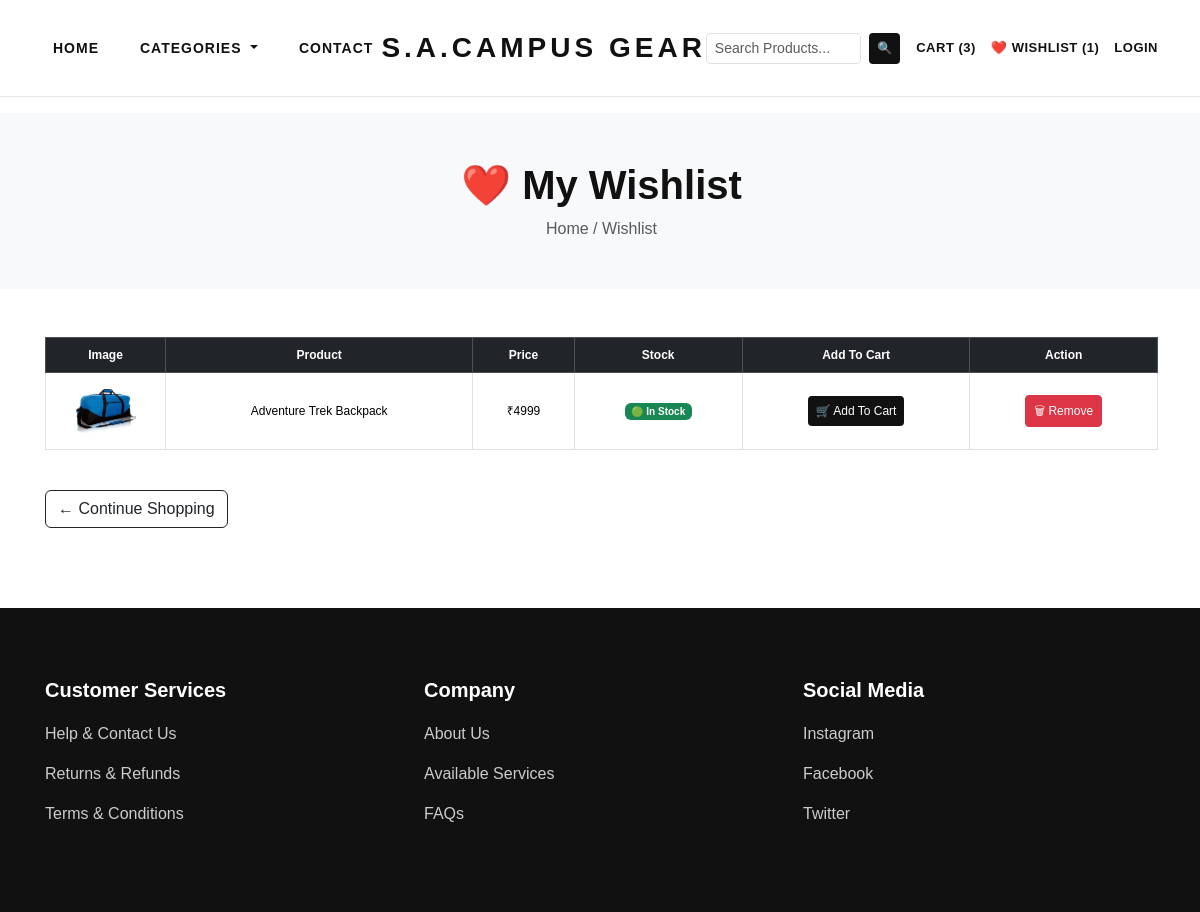
The page /wishlist/ on the database as committed earlier.
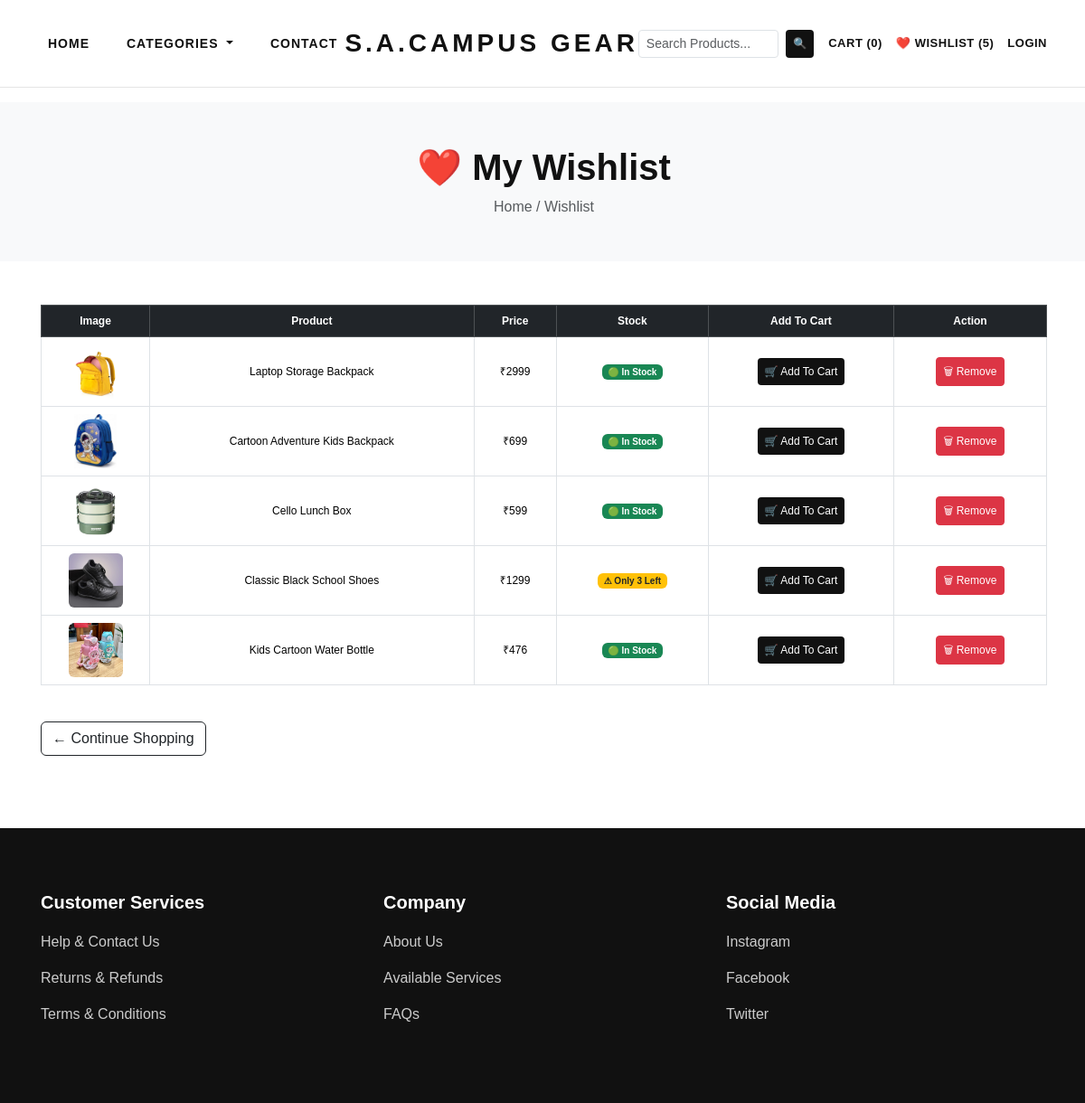
The same page on the database as committed later.
### store/models.py (models this page shows, shortened)
class Wishlist(models.Model):
    product = models.ForeignKey(
        Product,
        on_delete=models.CASCADE
    )
    created_date = models.DateTimeField(
        auto_now_add=True
    )

class Product(models.Model):
    product_title = models.CharField(
        max_length=200
    )
    product_slug = models.SlugField(
        max_length=250,
        blank=True
    )
    sku = models.CharField(
        max_length=100,
        unique=True
    )
    short_description = models.TextField()
    detail_description = models.TextField()
    product_image = models.ImageField(
        upload_to='product/'
    )
    price = models.PositiveIntegerField()
    stock_quantity = models.PositiveIntegerField(
        default=10
    )
    sale_count = models.PositiveIntegerField(
    default=0
)
    product_category = models.ForeignKey(
        Category,
        on_delete=models.CASCADE
    )
    is_active = models.BooleanField(
        default=True
    )
    is_featured = models.BooleanField(
        default=False
    )
    created_date = models.DateTimeField(
        auto_now_add=True
    )
    updated_date = models.DateTimeField(
        auto_now=True
    )
    @property
    def can_add_to_cart(self):
        return self.stock_quantity > 0

### store/views.py (the view)
def wishlist_view(request):
    return render(request,"wishlist.html",{
        "wishlist_items":Wishlist.objects.all(),
        "categories":Category.objects.filter(is_active=True),
        "cart_count":Cart.objects.count(),
        "wishlist_count":Wishlist.objects.count()
    })

### store/templates/wishlist.html (shortened to what this page needs)
{% extends 'base.html' %}
{% block content %}
<section class="bg-light py-5 mb-5">
    <div class="container text-center">
        <h1 class="fw-bold">
            ❤️ My Wishlist
        </h1>
        <p class="text-muted mb-0">
            Home / Wishlist
        </p>
    </div>
</section>
<div class="container mb-5">
    {% if wishlist_items %}
    <div class="table-responsive">
        <table class="table table-bordered align-middle text-center">
            <thead class="table-dark">
                <tr>
                    <th>Image</th>
                    <th>Product</th>
                    <th>Price</th>
                    <th>Stock</th>
                    <th>Add To Cart</th>
                    <th>Action</th>
                </tr>
            </thead>
            <tbody>
                {% for item in wishlist_items %}
                <tr>
                    <td width="120">
                        <img src="{{ item.product.product_image.url }}"
                                class="img-fluid rounded"
                                style="width:80px;height:80px;object-fit:contain;">
                    </td>
                    <td>
                        {{ item.product.product_title }}
                    </td>
                    <td>
                        ₹{{ item.product.price }}
                    </td>
                    <td>
                        {% if item.product.stock_quantity == 0 %}
                        <span class="badge bg-danger">
                            ❌ Out Of Stock
                        </span>
                        {% elif item.product.stock_quantity <= 5 %}
                        <span class="badge bg-warning text-dark">
                            ⚠ Only {{ item.product.stock_quantity }} Left
                        </span>
                        {% else %}
                        <span class="badge bg-success">
                            🟢 In Stock
                        </span>
                        {% endif %}
                    </td>
                    <td>
                        {% if item.product.can_add_to_cart %}
                        <a href="{% url 'add_to_cart' item.product.id %}"
                           class="btn btn-dark btn-sm">
                            🛒 Add To Cart
                        </a>
                        {% else %}
                        <button class="btn btn-secondary btn-sm"
                                disabled>
                            Out Of Stock
                        </button>
                        {% endif %}
                    </td>
                    <td>
                        <a href="{% url 'remove_from_wishlist' item.id %}"
                           class="btn btn-danger btn-sm">
                            🗑 Remove
                        </a>
                    </td>
                </tr>
                {% endfor %}
            </tbody>
        </table>
    </div>
<div class="mt-4 text-center text-md-start">
        <a href="{{ request.session.continue_url|default:'/' }}"
             class="btn btn-outline-dark">
                     ← Continue Shopping
        </a>
    </div>
    {% endif %}
</div>
{% endblock %}

Rows that differ between the two databases and show on the page:
removed Wishlist: product.product_image (picture), product.product_title "Adventure Trek Backpack", product.price "4999", shows "🟢 In Stock", shows "🛒 Add To Cart"
added Wishlist: product.product_image (picture), product.product_title "Laptop Storage Backpack", product.price "2999", shows "🟢 In Stock", shows "🛒 Add To Cart"
added Wishlist: product.product_image (picture), product.product_title "Cartoon Adventure Kids Backpack", product.price "699", shows "🟢 In Stock", shows "🛒 Add To Cart"
added Wishlist: product.product_image (picture), product.product_title "Cello Lunch Box", product.price "599", shows "🟢 In Stock", shows "🛒 Add To Cart"
added Wishlist: product.product_image (picture), product.product_title "Classic Black School Shoes", product.price "1299", product.stock_quantity "3", shows "🛒 Add To Cart"
added Wishlist: product.product_image (picture), product.product_title "Kids Cartoon Water Bottle", product.price "476", shows "🟢 In Stock", shows "🛒 Add To Cart"
Other text that changed with them:
{{ cart_count }}: "3" → "0"
{{ wishlist_count }}: "1" → "5"
